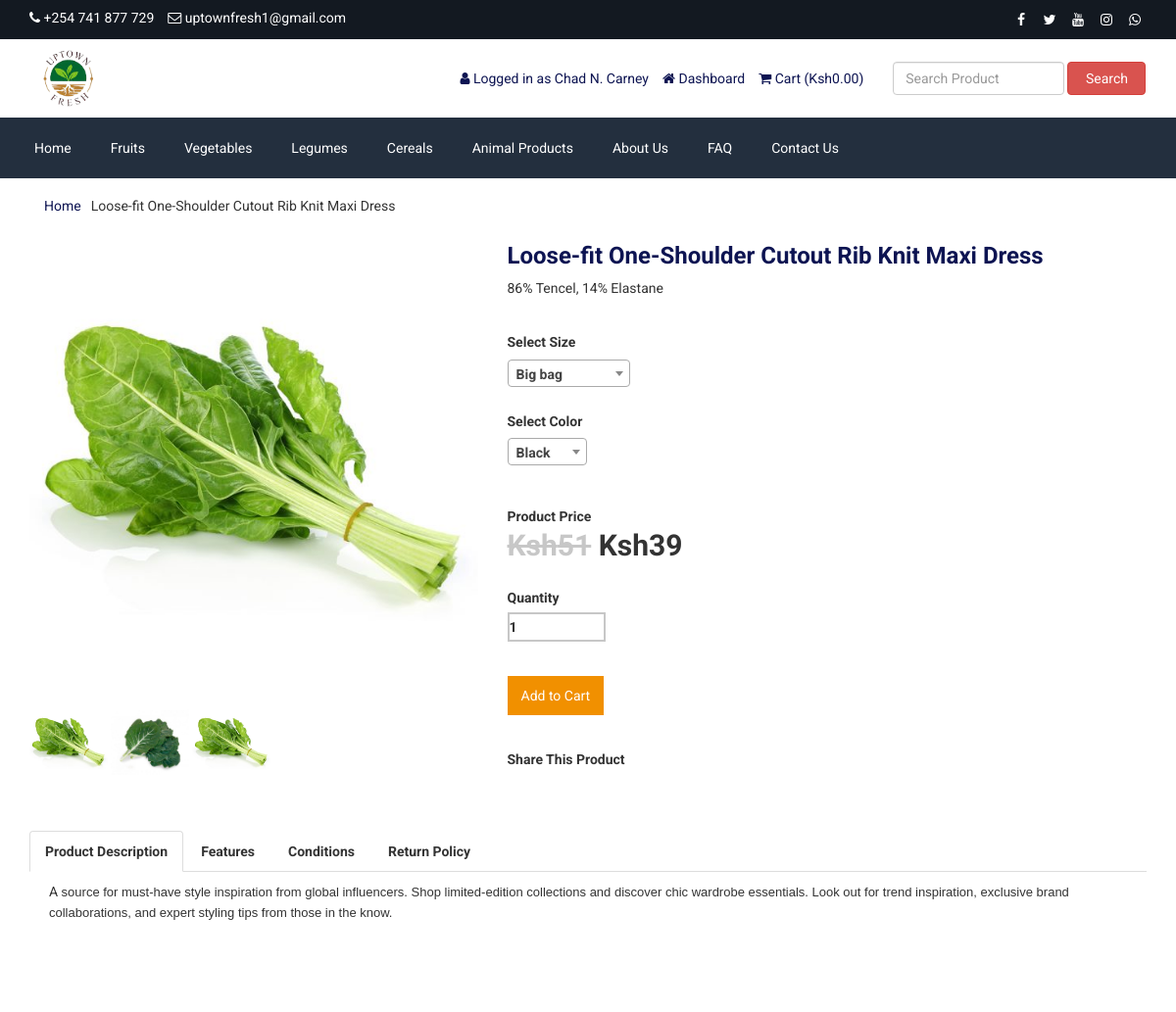
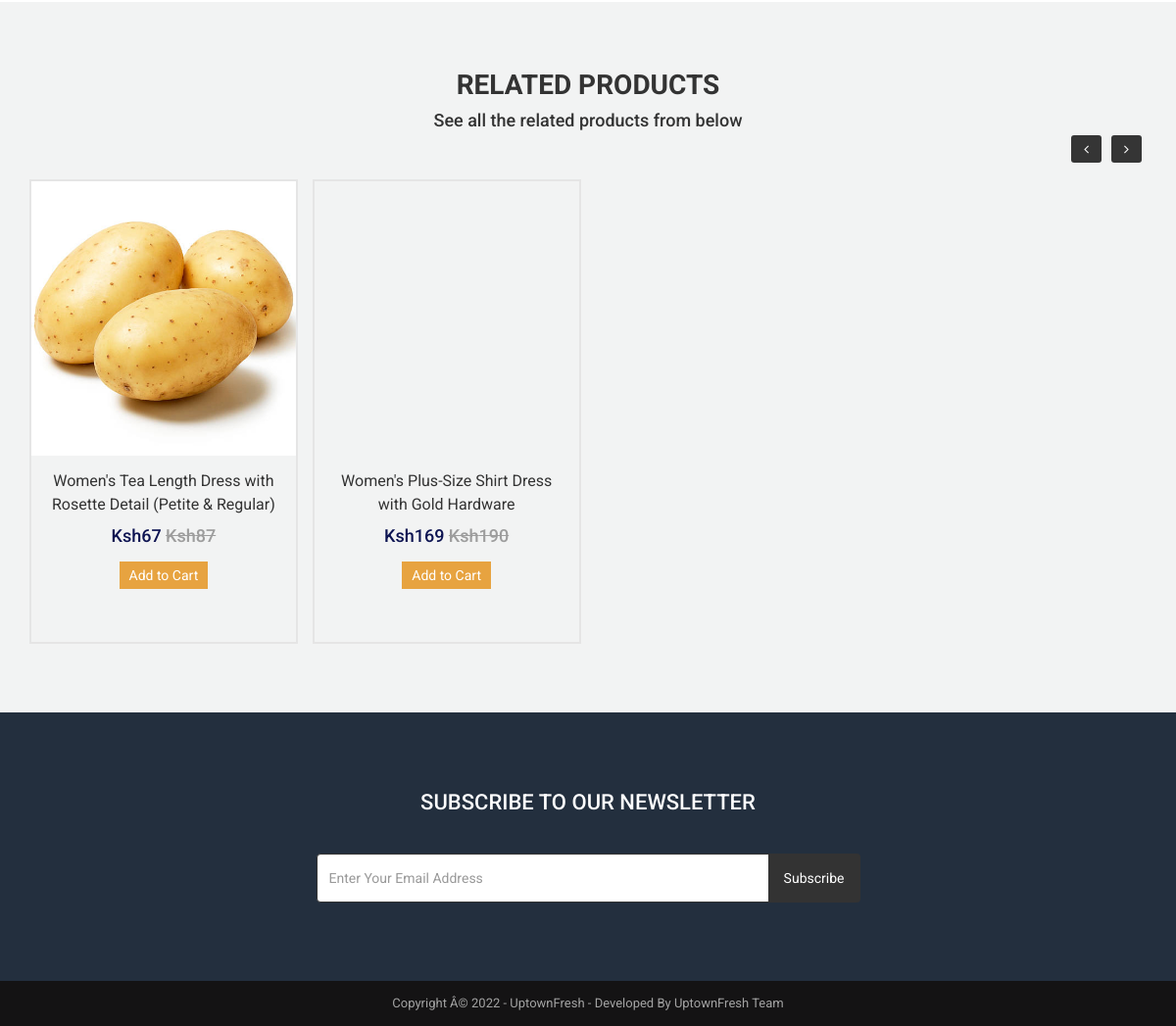
Page /product.php?id=84 (signed in) on the earlier database version (2 pictures, top to bottom).
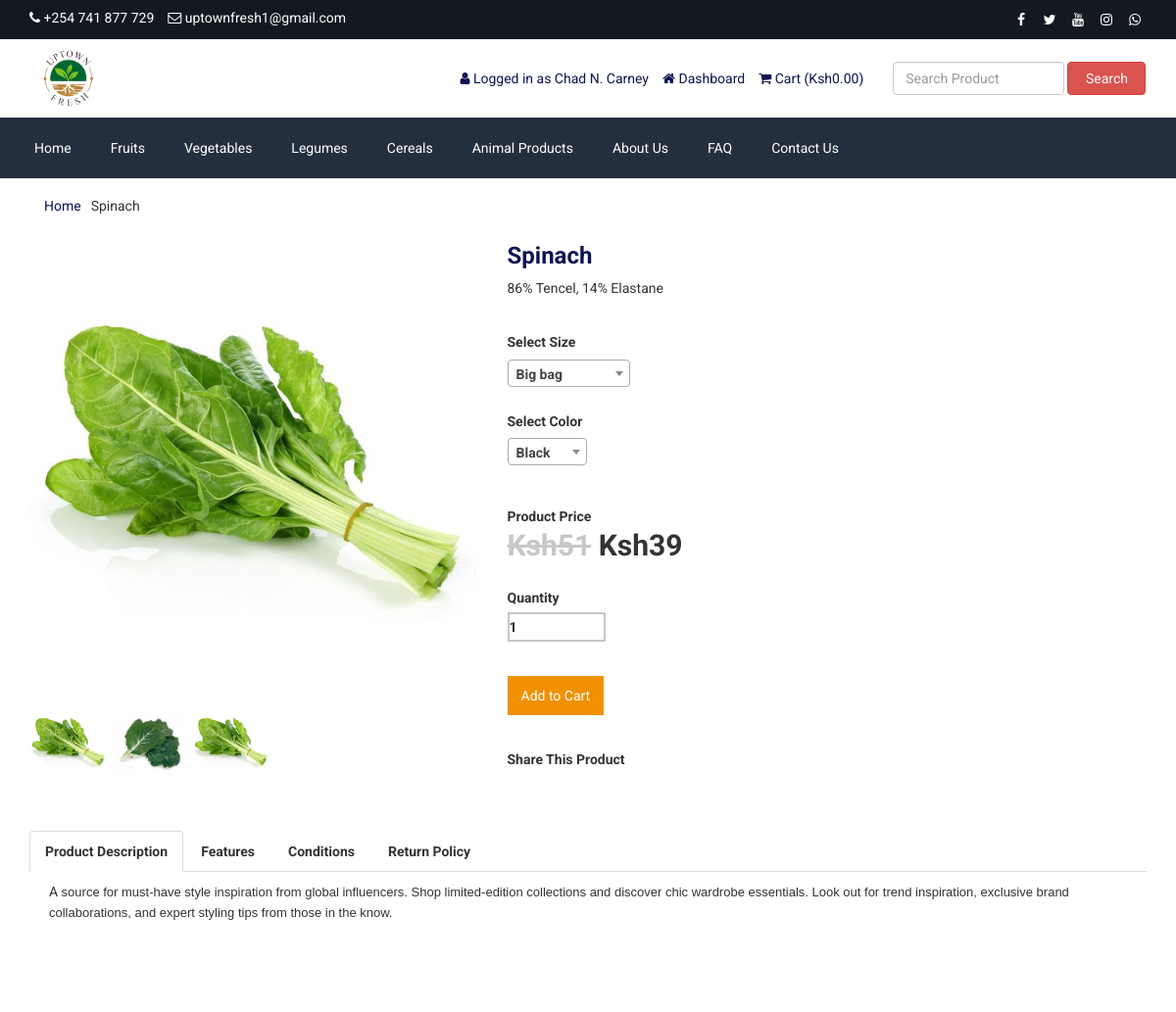
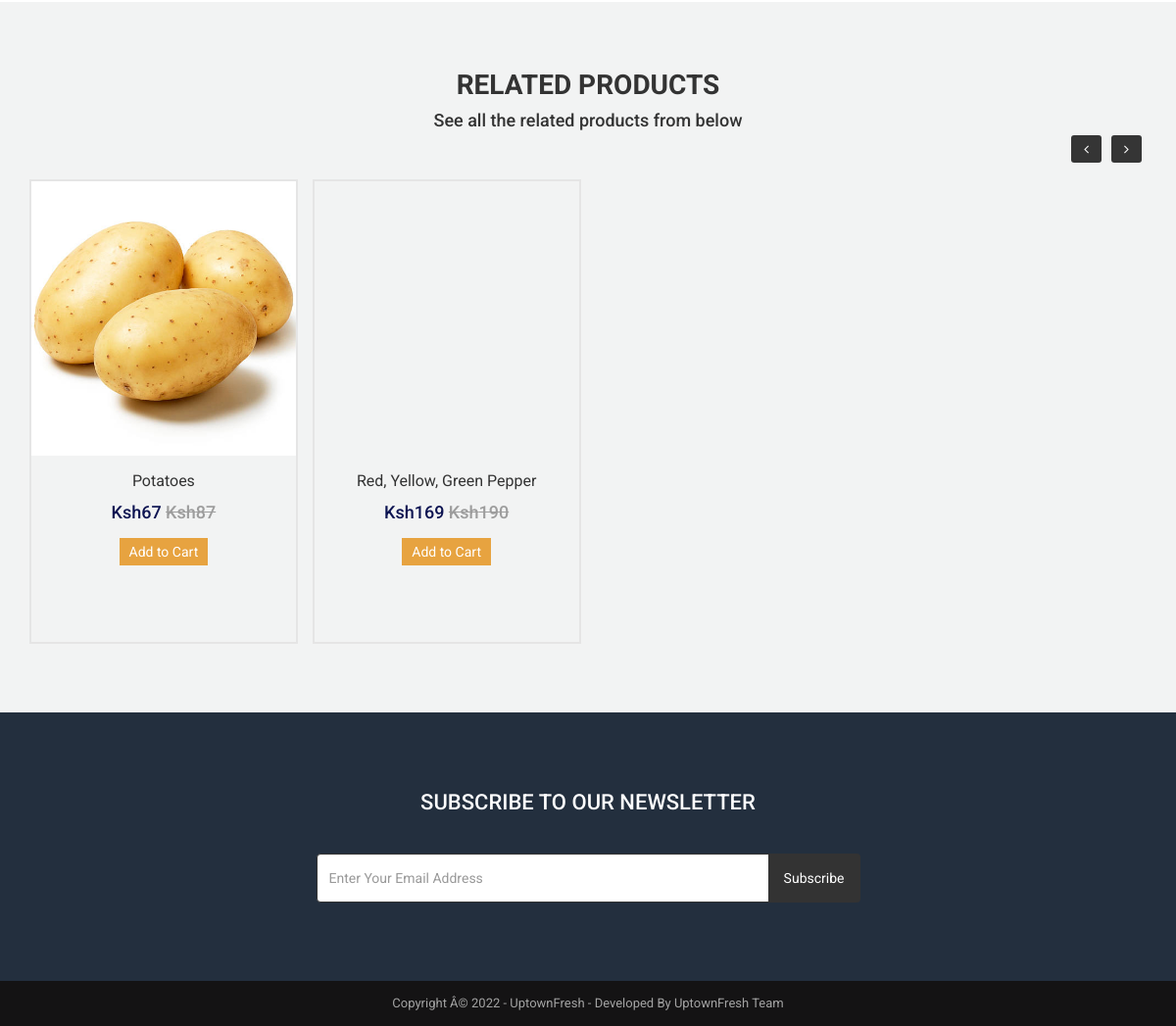
Same page on the later database version (2 pictures, top to bottom).
### tables this page shows
CREATE TABLE `tbl_product` (
  `p_id` int(11) NOT NULL,
  `p_name` varchar(255) NOT NULL,
  `p_old_price` varchar(10) NOT NULL,
  `p_current_price` varchar(10) NOT NULL,
  `p_qty` int(10) NOT NULL,
  `p_featured_photo` varchar(255) NOT NULL,
  `p_description` text NOT NULL,
  `p_short_description` text NOT NULL,
  `p_feature` text NOT NULL,
  `p_condition` text NOT NULL,
  `p_return_policy` text NOT NULL,
  `p_total_view` int(11) NOT NULL,
  `p_is_featured` int(1) NOT NULL,
  `p_is_active` int(1) NOT NULL,
  `ecat_id` int(11) NOT NULL
);

### product.php (the view, shortened to what the changed rows need)
<?php require_once('header.php'); ?>
<?php
if(!isset($_REQUEST['id'])) {
    header('location: index.php');
    exit;
} else {
    $statement = $pdo->prepare("SELECT * FROM tbl_product WHERE p_id=?");
    $statement->execute(array($_REQUEST['id']));
    $result = $statement->fetchAll(PDO::FETCH_ASSOC);
}
foreach($result as $row) {
    $p_name = $row['p_name'];
    $p_old_price = $row['p_old_price'];
    $p_current_price = $row['p_current_price'];
    $p_featured_photo = $row['p_featured_photo'];
    $p_description = $row['p_description'];
    $p_short_description = $row['p_short_description'];
    $ecat_id = $row['ecat_id'];
}
		?>
<div class="page">
	<div class="container">
		<div class="row">
			<div class="col-md-12">
                <div class="breadcrumb mb_30">
                    <ul>
                        <li><a href="<?php echo BASE_URL; ?>">Home</a></li>
                        <li><?php echo $p_name; ?></li>
                    </ul>
                </div>
				<div class="product">
					<div class="row">
						<div class="col-md-5">
							<ul class="prod-slider">
								<li style="background-image: url(assets/uploads/<?php echo $p_featured_photo; ?>);">
                                    <a class="popup" href="assets/uploads/<?php echo $p_featured_photo; ?>"></a>
								</li>
							</ul>
							<div id="prod-pager">
								<a data-slide-index="0" href=""><div class="prod-pager-thumb" style="background-image: url(assets/uploads/<?php echo $p_featured_photo; ?>"></div></a>
							</div>
						</div>
						<div class="col-md-7">
							<div class="p-title"><h2><?php echo $p_name; ?></h2></div>
							<div class="p-short-des">
								<p>
									<?php echo $p_short_description; ?>
								</p>
							</div>
                            <form action="" method="post">
							<div class="p-price">
                                <span style="font-size:14px;"><?php echo LANG_VALUE_54; ?></span><br>
                                <span>
                                    <?php if($p_old_price!=''): ?>
                                        <del><?php echo LANG_VALUE_1; ?><?php echo $p_old_price; ?></del>
                                    <?php endif; ?>
                                        <?php echo LANG_VALUE_1; ?><?php echo $p_current_price; ?>
                                </span>
                            </div>
                            </form>
						</div>
					</div>
					<div class="row">
						<div class="col-md-12">
							<div class="tab-content">
								<div role="tabpanel" class="tab-pane active" id="description" style="margin-top: -30px;">
									<p>
                                        <?php
                                        if($p_description == '') {
                                            echo LANG_VALUE_70;
                                        } else {
                                            echo $p_description;
                                        }
                                        ?>
									</p>
								</div>
							</div>
						</div>
					</div>
				</div>
			</div>
		</div>
	</div>
</div>
<div class="product bg-gray pt_70 pb_70">
    <div class="container">
        <div class="row">
            <div class="col-md-12">
                <div class="headline">
                    <h2><?php echo LANG_VALUE_155; ?></h2>
                </div>
            </div>
        </div>
        <div class="row">
            <div class="col-md-12">
                <div class="product-carousel">
                    <?php
                    $statement = $pdo->prepare("SELECT * FROM tbl_product WHERE ecat_id=? AND p_id!=?");
                    $statement->execute(array($ecat_id,$_REQUEST['id']));
                    $result = $statement->fetchAll(PDO::FETCH_ASSOC);
                    foreach ($result as $row) {
                        ?>
                        <div class="item">
                            <div class="thumb">
                                <div class="photo" style="background-image:url(assets/uploads/<?php echo $row['p_featured_photo']; ?>);"></div>
                            </div>
                            <div class="text">
                                <h3><a href="product.php?id=<?php echo $row['p_id']; ?>"><?php echo $row['p_name']; ?></a></h3>
                                <h4>
                                    <?php echo LANG_VALUE_1; ?><?php echo $row['p_current_price']; ?>
                                    <?php if($row['p_old_price'] != ''): ?>
                                    <del>
                                        <?php echo LANG_VALUE_1; ?><?php echo $row['p_old_price']; ?>
                                    </del>
                                    <?php endif; ?>
                                </h4>
                                <p><a href="product.php?id=<?php echo $row['p_id']; ?>"><?php echo LANG_VALUE_154; ?></a></p>
                            </div>
                        </div>
                        <?php
                    }
                    ?>
                </div>
            </div>
        </div>
    </div>
</div>
<?php require_once('footer.php'); ?>

Differences in the rows shown:
changed tbl_product "86% Tencel, 14% Elastane": p_name "Loose-fit One-Shoulder Cutout Rib Knit Maxi Dress" → "Spinach"
changed tbl_product: p_name "Women's Tea Length Dress with Rosette Detail (Petite & Regular)" → "Potatoes"
changed tbl_product: p_name "Women's Plus-Size Shirt Dress with Gold Hardware" → "Red, Yellow, Green Pepper"
